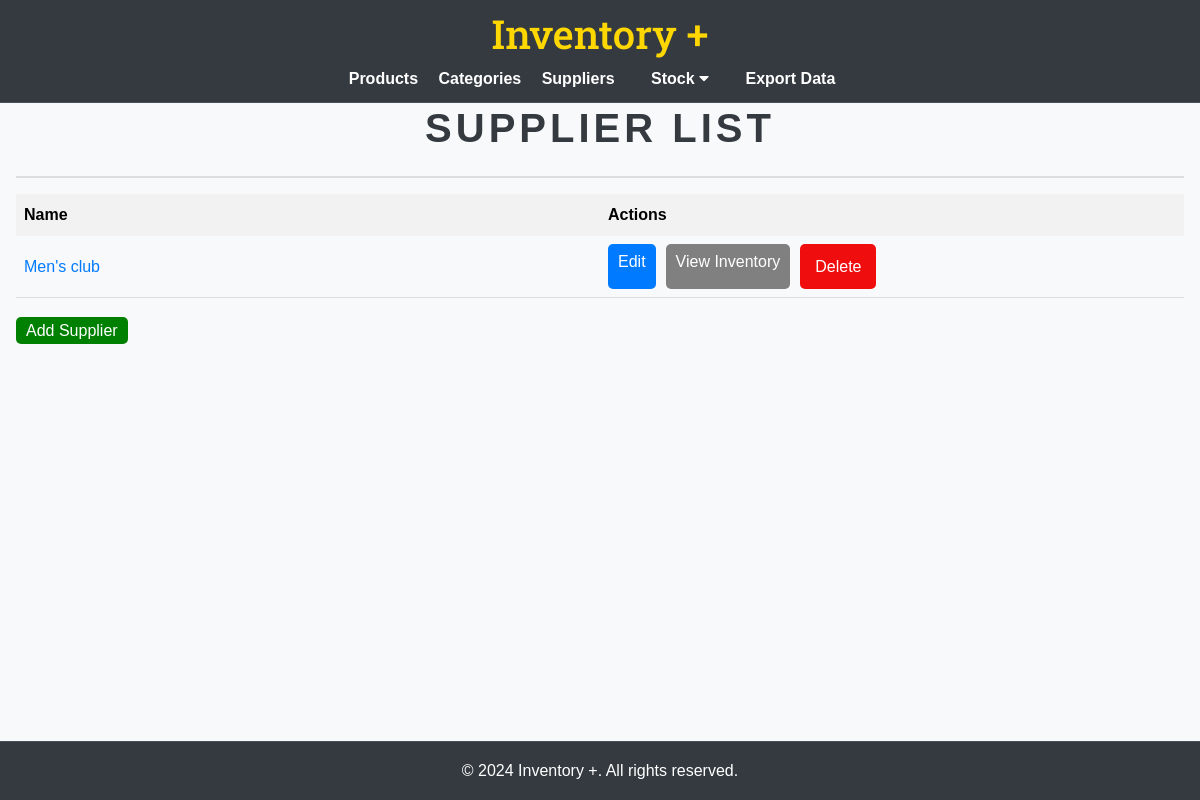
Page /suppliers/ on the earlier database version.
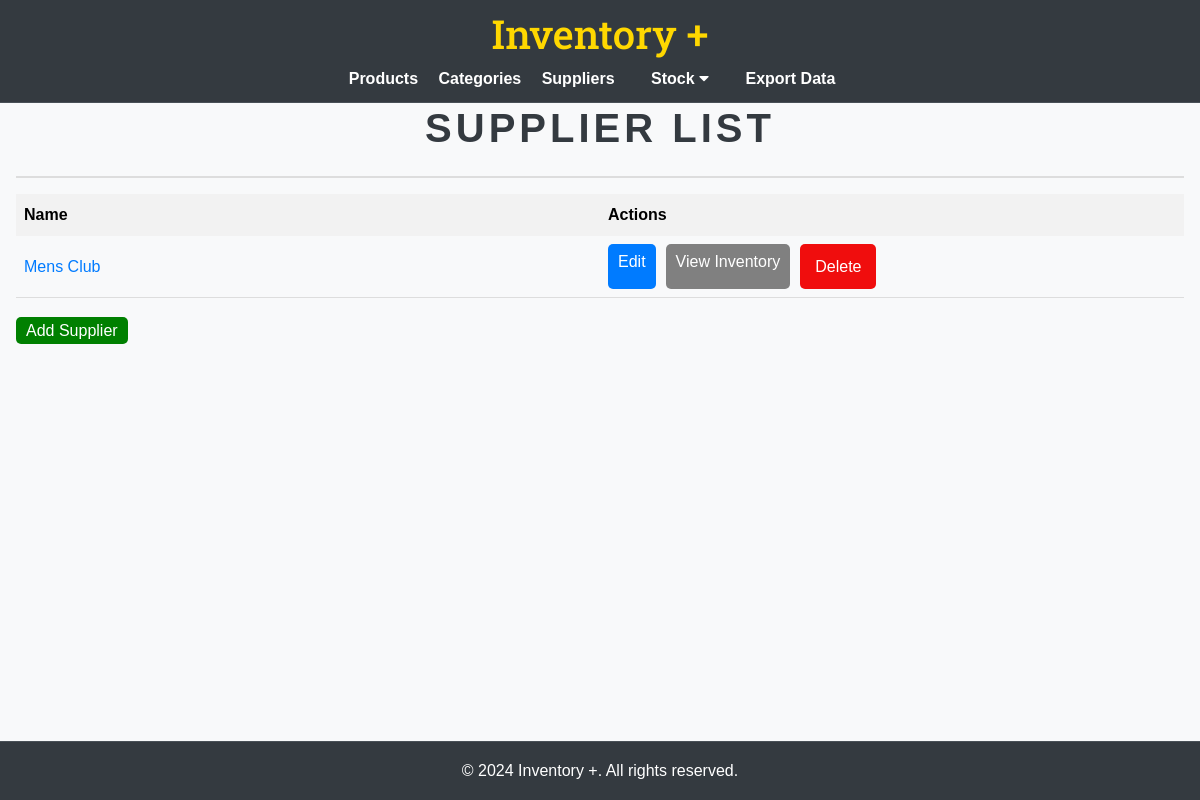
Same page on the later database version.
### inventory/models.py (models this page shows, shortened)
class Supplier(models.Model):
    name = models.CharField(max_length=100)
    address = models.CharField(max_length=255, null=True, blank=True)
    logo = models.ImageField(upload_to='supplier_logos/', null=True, blank=True)
    email = models.EmailField(max_length=100, null=True, blank=True)
    website = models.URLField(max_length=200, null=True, blank=True)
    phone_number = models.CharField(max_length=20, null=True, blank=True)

### inventory/views.py (the view)
# urls.py: path('suppliers/', views.supplier_list, name='supplier_list'),
def supplier_list(request):
    suppliers = Supplier.objects.all()
    return render(request, 'inventory/supplier_list.html', {'suppliers': suppliers})

### inventory/templates/inventory/supplier_list.html (shortened to what this page needs)
{% extends "base.html" %} {% block content %}
<h2>Supplier List</h2>
<table
  style="
    width: 100%;
    border-collapse: collapse;
    margin-bottom: 20px;
    border: none;
  "
>
  <thead>
    <tr>
      <th style="border: none; padding: 8px; width: 50%">Name</th>
      <th style="border: none; padding: 8px; width: 50%">Actions</th>
    </tr>
  </thead>
  <tbody>
    {% for supplier in suppliers %}
    <tr style="border-bottom: 1px solid #ddd">
      <td style="border: none; padding: 8px; padding-right: 5px">
        <a
          href="{% url 'supplier_detail' supplier.pk %}"
          style="text-decoration: none; color: #007bff"
        >
          {{ supplier.name }}
        </a>
      </td>
      <td style="border: none; padding: 8px">
        <div style="display: flex; gap: 10px; justify-content: flex-start">
          <a
            href="{% url 'supplier_edit' supplier.pk %}"
            style="
              background-color: #007bff;
              color: white;
              padding: 5px 10px;
              text-decoration: none;
              border-radius: 5px;
            "
            >Edit</a
          >
          <a
            href="{% url 'supplier_inventory' supplier.pk %}"
            style="
              background-color: gray;
              color: white;
              padding: 5px 10px;
              text-decoration: none;
              border-radius: 5px;
            "
            >View Inventory</a
          >
          <a href="{% url 'supplier_delete' supplier.pk %}" class="btn btn-danger" style="color: white; text-decoration: none; background-color: rgb(240, 13, 13); padding: 10px 15px; border-radius: 5px; display: inline-block; margin-right: 5px;">
            Delete
          </a>
        </div>
      </td>
    </tr>
    {% empty %}
    <tr>
      <td colspan="2" style="border: none; padding: 8px">
        No suppliers found.
      </td>
    </tr>
    {% endfor %}
  </tbody>
</table>
<a
  href="{% url 'supplier_create' %}"
  style="
    background-color: green;
    color: white;
    padding: 5px 10px;
    text-decoration: none;
    border-radius: 5px;
  "
>
  Add Supplier
</a>
{% endblock %}

Differences in the rows shown:
removed Supplier: name "Men's club"
added Supplier: name "Mens Club"
